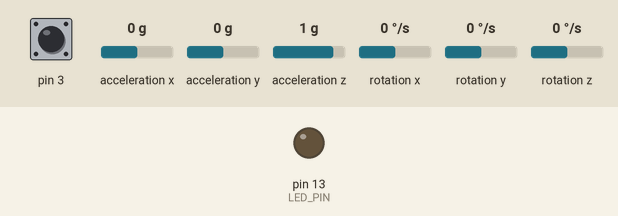
This sketch was run on a simulated Arduino Leonardo, built with avr-gcc and run on an emulated ATmega32U4. Shown: output pins drawn as LEDs (lit = HIGH). Dashed ring = blinking. The test bench sets the inputs (shaded band); at power-on: acceleration x 0 g, acceleration y 0 g, rotation z 0 °/s, pin 3 HIGH, acceleration z 1 g, rotation x 0 °/s, rotation y 0 °/s. The sensor or clock chip raises its interrupt line as the real part does; what the sketch prints to the serial monitor is not drawn.

Above: at 0.1 s.
At 1.7 s:
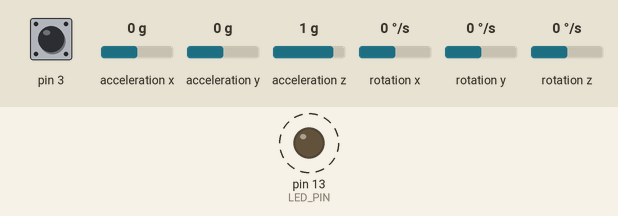
1.8 s: acceleration x set to 0.8 g
4.8 s: acceleration y set to -1.4 g
7.8 s: acceleration x set to -1.4 g
9.3 s: rotation z set to -192 °/s
Timing chart, 0 to 59.8 s (numbered marks = the images above; inputs shaded):
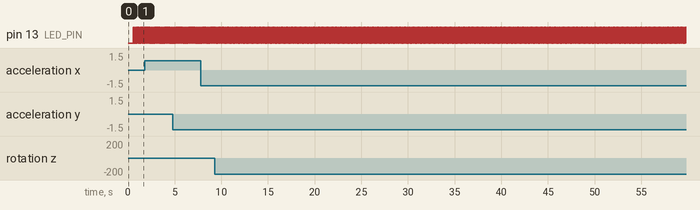

The sketch:

MPU6050_DMP6.ino
```cpp
// I2C device class (I2Cdev) demonstration Arduino sketch for MPU6050 class using DMP (MotionApps v2.0)
// 6/21/2012 by Jeff Rowberg <jeff@rowberg.net>
// Updates should (hopefully) always be available at https://github.com/jrowberg/i2cdevlib
//
// Changelog:
//      2013-05-08 - added seamless Fastwire support
//                 - added note about gyro calibration
//      2012-06-21 - added note about Arduino 1.0.1 + Leonardo compatibility error
//      2012-06-20 - improved FIFO overflow handling and simplified read process
//      2012-06-19 - completely rearranged DMP initialization code and simplification
//      2012-06-13 - pull gyro and accel data from FIFO packet instead of reading directly
//      2012-06-09 - fix broken FIFO read sequence and change interrupt detection to RISING
//      2012-06-05 - add gravity-compensated initial reference frame acceleration output
//                 - add 3D math helper file to DMP6 example sketch
//                 - add Euler output and Yaw/Pitch/Roll output formats
//      2012-06-04 - remove accel offset clearing for better results (thanks Sungon Lee)
//      2012-06-01 - fixed gyro sensitivity to be 2000 deg/sec instead of 250
//      2012-05-30 - basic DMP initialization working

/* ============================================
I2Cdev device library code is placed under the MIT license
Copyright (c) 2012 Jeff Rowberg

Permission is hereby granted, free of charge, to any person obtaining a copy
of this software and associated documentation files (the "Software"), to deal
in the Software without restriction, including without limitation the rights
to use, copy, modify, merge, publish, distribute, sublicense, and/or sell
copies of the Software, and to permit persons to whom the Software is
furnished to do so, subject to the following conditions:

The above copyright notice and this permission notice shall be included in
all copies or substantial portions of the Software.

THE SOFTWARE IS PROVIDED "AS IS", WITHOUT WARRANTY OF ANY KIND, EXPRESS OR
IMPLIED, INCLUDING BUT NOT LIMITED TO THE WARRANTIES OF MERCHANTABILITY,
FITNESS FOR A PARTICULAR PURPOSE AND NONINFRINGEMENT. IN NO EVENT SHALL THE
AUTHORS OR COPYRIGHT HOLDERS BE LIABLE FOR ANY CLAIM, DAMAGES OR OTHER
LIABILITY, WHETHER IN AN ACTION OF CONTRACT, TORT OR OTHERWISE, ARISING FROM,
OUT OF OR IN CONNECTION WITH THE SOFTWARE OR THE USE OR OTHER DEALINGS IN
THE SOFTWARE.
===============================================
*/

// I2Cdev and MPU6050 must be installed as libraries, or else the .cpp/.h files
// for both classes must be in the include path of your project
#include "I2Cdev.h"

#include "MPU6050_6Axis_MotionApps20.h"
//#include "MPU6050.h" // not necessary if using MotionApps include file

// Arduino Wire library is required if I2Cdev I2CDEV_ARDUINO_WIRE implementation
// is used in I2Cdev.h
#if I2CDEV_IMPLEMENTATION == I2CDEV_ARDUINO_WIRE
    #include "Wire.h"
#endif

// class default I2C address is 0x68
// specific I2C addresses may be passed as a parameter here
// AD0 low = 0x68 (default for SparkFun breakout and InvenSense evaluation board)
// AD0 high = 0x69
MPU6050 mpu;
//MPU6050 mpu(0x69); // <-- use for AD0 high

/* =========================================================================
   NOTE: In addition to connection 3.3v, GND, SDA, and SCL, this sketch
   depends on the MPU-6050's INT pin being connected to the Arduino's
   external interrupt #0 pin. On the Arduino Uno and Mega 2560, this is
   digital I/O pin 2.
 * ========================================================================= */

/* =========================================================================
   NOTE: Arduino v1.0.1 with the Leonardo board generates a compile error
   when using Serial.write(buf, len). The Teapot output uses this method.
   The solution requires a modification to the Arduino USBAPI.h file, which
   is fortunately simple, but annoying. This will be fixed in the next IDE
   release. For more info, see these links:

   http://arduino.cc/forum/index.php/topic,109987.0.html
   http://code.google.com/p/arduino/issues/detail?id=958
 * ========================================================================= */


// uncomment "OUTPUT_READABLE_QUATERNION" if you want to see the actual
// quaternion components in a [w, x, y, z] format (not best for parsing
// on a remote host such as Processing or something though)
//#define OUTPUT_READABLE_QUATERNION

// uncomment "OUTPUT_READABLE_EULER" if you want to see Euler angles
// (in degrees) calculated from the quaternions coming from the FIFO.
// Note that Euler angles suffer from gimbal lock (for more info, see
// http://en.wikipedia.org/wiki/Gimbal_lock)
//#define OUTPUT_READABLE_EULER

// uncomment "OUTPUT_READABLE_YAWPITCHROLL" if you want to see the yaw/
// pitch/roll angles (in degrees) calculated from the quaternions coming
// from the FIFO. Note this also requires gravity vector calculations.
// Also note that yaw/pitch/roll angles suffer from gimbal lock (for
// more info, see: http://en.wikipedia.org/wiki/Gimbal_lock)
#define OUTPUT_READABLE_YAWPITCHROLL

// uncomment "OUTPUT_READABLE_REALACCEL" if you want to see acceleration
// components with gravity removed. This acceleration reference frame is
// not compensated for orientation, so +X is always +X according to the
// sensor, just without the effects of gravity. If you want acceleration
// compensated for orientation, us OUTPUT_READABLE_WORLDACCEL instead.
//#define OUTPUT_READABLE_REALACCEL

// uncomment "OUTPUT_READABLE_WORLDACCEL" if you want to see acceleration
// components with gravity removed and adjusted for the world frame of
// reference (yaw is relative to initial orientation, since no magnetometer
// is present in this case). Could be quite handy in some cases.
//#define OUTPUT_READABLE_WORLDACCEL

// uncomment "OUTPUT_TEAPOT" if you want output that matches the
// format used for the InvenSense teapot demo
//#define OUTPUT_TEAPOT

#define OUTPUT_CUSTOM_RAW
unsigned long lastTime=millis();

#define LED_PIN 13 // (Arduino is 13, Teensy is 11, Teensy++ is 6)
bool blinkState = false;

// MPU control/status vars
bool dmpReady = false;  // set true if DMP init was successful
uint8_t mpuIntStatus;   // holds actual interrupt status byte from MPU
uint8_t devStatus;      // return status after each device operation (0 = success, !0 = error)
uint16_t packetSize;    // expected DMP packet size (default is 42 bytes)
uint16_t fifoCount;     // count of all bytes currently in FIFO
uint8_t fifoBuffer[64]; // FIFO storage buffer

// orientation/motion vars
Quaternion q;           // [w, x, y, z]         quaternion container
VectorInt16 aa;         // [x, y, z]            accel sensor measurements
VectorInt16 aaReal;     // [x, y, z]            gravity-free accel sensor measurements
VectorInt16 aaWorld;    // [x, y, z]            world-frame accel sensor measurements
VectorFloat gravity;    // [x, y, z]            gravity vector
float euler[3];         // [psi, theta, phi]    Euler angle container
float ypr[3];           // [yaw, pitch, roll]   yaw/pitch/roll container and gravity vector

// packet structure for InvenSense teapot demo
uint8_t teapotPacket[14] = { '$', 0x02, 0,0, 0,0, 0,0, 0,0, 0x00, 0x00, '\r', '\n' };

int16_t ax, ay, az;
int16_t gx, gy, gz;

// ================================================================
// ===               INTERRUPT DETECTION ROUTINE                ===
// ================================================================

volatile bool mpuInterrupt = false;     // indicates whether MPU interrupt pin has gone high
void dmpDataReady() {
    mpuInterrupt = true;
}


// ================================================================
// ===                      INITIAL SETUP                       ===
// ================================================================

void setup() {
    // join I2C bus (I2Cdev library doesn't do this automatically)
    #if I2CDEV_IMPLEMENTATION == I2CDEV_ARDUINO_WIRE
        Wire.begin();
        TWBR = 24; // 400kHz I2C clock (200kHz if CPU is 8MHz)
    #elif I2CDEV_IMPLEMENTATION == I2CDEV_BUILTIN_FASTWIRE
        Fastwire::setup(400, true);
    #endif

    // initialize serial communication
    // (115200 chosen because it is required for Teapot Demo output, but it's
    // really up to you depending on your project)
    Serial.begin(115200);
    while (!Serial); // wait for Leonardo enumeration, others continue immediately

    // NOTE: 8MHz or slower host processors, like the Teensy @ 3.3v or Ardunio
    // Pro Mini running at 3.3v, cannot handle this baud rate reliably due to
    // the baud timing being too misaligned with processor ticks. You must use
    // 38400 or slower in these cases, or use some kind of external separate
    // crystal solution for the UART timer.

    // initialize device
    Serial.println(F("Initializing I2C devices..."));
    mpu.initialize();

    // verify connection
    Serial.println(F("Testing device connections..."));
    Serial.println(mpu.testConnection() ? F("MPU6050 connection successful") : F("MPU6050 connection failed"));

    // wait for ready
    Serial.println(F("\nSend any character to begin DMP programming and demo: "));
    //while (Serial.available() && Serial.read()); // empty buffer
    //while (!Serial.available());                 // wait for data
    //while (Serial.available() && Serial.read()); // empty buffer again

    // load and configure the DMP
    Serial.println(F("Initializing DMP..."));
    devStatus = mpu.dmpInitialize();

    mpu.setDLPFMode(MPU6050_DLPF_BW_5);
    //mpu.setFullScaleAccelRange(MPU6050_ACCEL_FS_2);
    //mpu.setFullScaleGyroRange(MPU6050_GYRO_FS_250);

    // supply your own gyro offsets here, scaled for min sensitivity
    mpu.setXAccelOffset(-1420);
    mpu.setYAccelOffset(-47);
    mpu.setZAccelOffset(748);
    mpu.setXGyroOffset(146);//220);
    mpu.setYGyroOffset(3);//76);
    mpu.setZGyroOffset(-9);//-85);

    // make sure it worked (returns 0 if so)
    if (devStatus == 0) {
        // turn on the DMP, now that it's ready
        Serial.println(F("Enabling DMP..."));
        mpu.setDMPEnabled(true);

        // enable Arduino interrupt detection
        Serial.println(F("Enabling interrupt detection (Arduino external interrupt 0)..."));
        attachInterrupt(0, dmpDataReady, RISING);
        mpuIntStatus = mpu.getIntStatus();

        // set our DMP Ready flag so the main loop() function knows it's okay to use it
        Serial.println(F("DMP ready! Waiting for first interrupt..."));
        dmpReady = true;

        // get expected DMP packet size for later comparison
        packetSize = mpu.dmpGetFIFOPacketSize();
    } else {
        // ERROR!
        // 1 = initial memory load failed
        // 2 = DMP configuration updates failed
        // (if it's going to break, usually the code will be 1)
        Serial.print(F("DMP Initialization failed (code "));
        Serial.print(devStatus);
        Serial.println(F(")"));
    }

    // configure LED for output
    pinMode(LED_PIN, OUTPUT);
}


// ================================================================
// ===                    MAIN PROGRAM LOOP                     ===
// ================================================================

void loop() {
    // if programming failed, don't try to do anything
    if (!dmpReady) return;

    // wait for MPU interrupt or extra packet(s) available
    while (!mpuInterrupt && fifoCount < packetSize) {
        // other program behavior stuff here
        // .
        // .
        // .
        // if you are really paranoid you can frequently test in between other
        // stuff to see if mpuInterrupt is true, and if so, "break;" from the
        // while() loop to immediately process the MPU data
        // .
        // .
        // .
    }

    // reset interrupt flag and get INT_STATUS byte
    mpuInterrupt = false;
    mpuIntStatus = mpu.getIntStatus();

    // get current FIFO count
    fifoCount = mpu.getFIFOCount();

    // check for overflow (this should never happen unless our code is too inefficient)
    if ((mpuIntStatus & 0x10) || fifoCount == 1024) {
        // reset so we can continue cleanly
        mpu.resetFIFO();
        Serial.println(F("FIFO overflow!"));

    // otherwise, check for DMP data ready interrupt (this should happen frequently)
    } else if (mpuIntStatus & 0x02) {
        // wait for correct available data length, should be a VERY short wait
        while (fifoCount < packetSize) fifoCount = mpu.getFIFOCount();

        // read a packet from FIFO
        mpu.getFIFOBytes(fifoBuffer, packetSize);

        // track FIFO count here in case there is > 1 packet available
        // (this lets us immediately read more without waiting for an interrupt)
        fifoCount -= packetSize;

        #ifdef OUTPUT_READABLE_QUATERNION
            // display quaternion values in easy matrix form: w x y z
            mpu.dmpGetQuaternion(&q, fifoBuffer);
            Serial.print("quat\t");
            Serial.print(q.w);
            Serial.print("\t");
            Serial.print(q.x);
            Serial.print("\t");
            Serial.print(q.y);
            Serial.print("\t");
            Serial.println(q.z);
        #endif

        #ifdef OUTPUT_READABLE_EULER
            // display Euler angles in degrees
            mpu.dmpGetQuaternion(&q, fifoBuffer);
            mpu.dmpGetEuler(euler, &q);
            Serial.print("euler\t");
            Serial.print(euler[0] * 180/M_PI);
            Serial.print("\t");
            Serial.print(euler[1] * 180/M_PI);
            Serial.print("\t");
            Serial.println(euler[2] * 180/M_PI);
        #endif

        #ifdef OUTPUT_READABLE_YAWPITCHROLL
            // display Euler angles in degrees
            mpu.dmpGetQuaternion(&q, fifoBuffer);
            mpu.dmpGetGravity(&gravity, &q);
            mpu.dmpGetYawPitchRoll(ypr, &q, &gravity);
            Serial.println("ypr\t");
            Serial.println("data:yaw_dmp");Serial.println(ypr[0] * 180/M_PI);
            Serial.println("data:pitch_dmp");Serial.println(ypr[1] * 180/M_PI);
            Serial.println("data:roll_dmp");Serial.println(ypr[2] * 180/M_PI);
        #endif

        #ifdef OUTPUT_CUSTOM_RAW
            mpu.getMotion6(&ax, &ay, &az, &gx, &gy, &gz);
            unsigned long currentTime = millis();
            unsigned long elapsedTime = currentTime-lastTime;
            lastTime=currentTime;
            Serial.println("data:AcX"); Serial.println(ax);
            Serial.println("data:AcY"); Serial.println(ay);
            Serial.println("data:AcZ"); Serial.println(az);
            Serial.println("data:GyX"); Serial.println(gx);
            Serial.println("data:GyY"); Serial.println(gy);
            Serial.println("data:GyZ"); Serial.println(gz);
            Serial.println("data:dt"); Serial.println(elapsedTime);
            Serial.println("data:compute");
        #endif

        #ifdef OUTPUT_READABLE_REALACCEL
            // display real acceleration, adjusted to remove gravity
            mpu.dmpGetQuaternion(&q, fifoBuffer);
            mpu.dmpGetAccel(&aa, fifoBuffer);
            mpu.dmpGetGravity(&gravity, &q);
            mpu.dmpGetLinearAccel(&aaReal, &aa, &gravity);
            Serial.print("areal\t");
            Serial.print(aaReal.x);
            Serial.print("\t");
            Serial.print(aaReal.y);
            Serial.print("\t");
            Serial.println(aaReal.z);
        #endif

        #ifdef OUTPUT_READABLE_WORLDACCEL
            // display initial world-frame acceleration, adjusted to remove gravity
            // and rotated based on known orientation from quaternion
            mpu.dmpGetQuaternion(&q, fifoBuffer);
            mpu.dmpGetAccel(&aa, fifoBuffer);
            mpu.dmpGetGravity(&gravity, &q);
            mpu.dmpGetLinearAccel(&aaReal, &aa, &gravity);
            mpu.dmpGetLinearAccelInWorld(&aaWorld, &aaReal, &q);
            Serial.print("aworld\t");
            Serial.print(aaWorld.x);
            Serial.print("\t");
            Serial.print(aaWorld.y);
            Serial.print("\t");
            Serial.println(aaWorld.z);
        #endif

        #ifdef OUTPUT_TEAPOT
            // display quaternion values in InvenSense Teapot demo format:
            teapotPacket[2] = fifoBuffer[0];
            teapotPacket[3] = fifoBuffer[1];
            teapotPacket[4] = fifoBuffer[4];
            teapotPacket[5] = fifoBuffer[5];
            teapotPacket[6] = fifoBuffer[8];
            teapotPacket[7] = fifoBuffer[9];
            teapotPacket[8] = fifoBuffer[12];
            teapotPacket[9] = fifoBuffer[13];
            Serial.write(teapotPacket, 14);
            teapotPacket[11]++; // packetCount, loops at 0xFF on purpose
        #endif

        // blink LED to indicate activity
        blinkState = !blinkState;
        digitalWrite(LED_PIN, blinkState);
    }
}
```

Measured:
- by itself, pin 13 (LED_PIN): alternates HIGH for 0.02 s and LOW for 0.02 s
